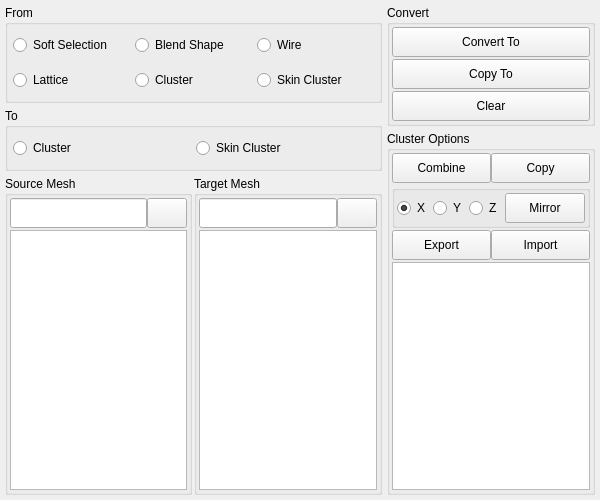
<?xml version="1.0" encoding="UTF-8"?>
<ui version="4.0">
 <class>deformer_manager_window</class>
 <widget class="QMainWindow" name="deformer_manager_window">
  <property name="geometry">
   <rect>
    <x>0</x>
    <y>0</y>
    <width>600</width>
    <height>500</height>
   </rect>
  </property>
  <property name="minimumSize">
   <size>
    <width>600</width>
    <height>500</height>
   </size>
  </property>
  <property name="windowTitle">
   <string notr="true">Deformer Weight Manager</string>
  </property>
  <property name="styleSheet">
   <string notr="true">font: 75 10pt &quot;Arial&quot;;</string>
  </property>
  <widget class="QWidget" name="central_widget">
   <layout class="QHBoxLayout" name="central_widget_horizontal_layout">
    <property name="spacing">
     <number>5</number>
    </property>
    <property name="margin">
     <number>5</number>
    </property>
    <item>
     <layout class="QVBoxLayout" name="from_to_mesh_vertical_layout">
      <property name="spacing">
       <number>5</number>
      </property>
      <item>
       <widget class="QGroupBox" name="from_group">
        <property name="title">
         <string>From</string>
        </property>
        <layout class="QVBoxLayout" name="from_group_vertical_layout">
         <property name="spacing">
          <number>5</number>
         </property>
         <property name="margin">
          <number>5</number>
         </property>
         <item>
          <layout class="QHBoxLayout" name="from_horizontal_a_layout">
           <item>
            <widget class="QRadioButton" name="soft_radio">
             <property name="minimumSize">
              <size>
               <width>130</width>
               <height>30</height>
              </size>
             </property>
             <property name="text">
              <string>Soft Selection</string>
             </property>
             <property name="icon">
              <iconset>
               <normaloff>../icon/softMod.png</normaloff>../icon/softMod.png</iconset>
             </property>
            </widget>
           </item>
           <item>
            <widget class="QRadioButton" name="blend_radio">
             <property name="minimumSize">
              <size>
               <width>130</width>
               <height>30</height>
              </size>
             </property>
             <property name="text">
              <string>Blend Shape</string>
             </property>
             <property name="icon">
              <iconset>
               <normaloff>../icon/blendShape.png</normaloff>../icon/blendShape.png</iconset>
             </property>
            </widget>
           </item>
           <item>
            <widget class="QRadioButton" name="wire_radio">
             <property name="minimumSize">
              <size>
               <width>130</width>
               <height>30</height>
              </size>
             </property>
             <property name="text">
              <string>Wire</string>
             </property>
             <property name="icon">
              <iconset>
               <normaloff>../icon/wire.png</normaloff>../icon/wire.png</iconset>
             </property>
            </widget>
           </item>
          </layout>
         </item>
         <item>
          <layout class="QHBoxLayout" name="from_horizontal_b_layout">
           <item>
            <widget class="QRadioButton" name="lattice_radio">
             <property name="minimumSize">
              <size>
               <width>130</width>
               <height>30</height>
              </size>
             </property>
             <property name="text">
              <string>Lattice</string>
             </property>
             <property name="icon">
              <iconset>
               <normaloff>../icon/lattice.png</normaloff>../icon/lattice.png</iconset>
             </property>
            </widget>
           </item>
           <item>
            <widget class="QRadioButton" name="cluster_radio">
             <property name="minimumSize">
              <size>
               <width>130</width>
               <height>30</height>
              </size>
             </property>
             <property name="text">
              <string>Cluster</string>
             </property>
             <property name="icon">
              <iconset>
               <normaloff>../icon/cluster.png</normaloff>../icon/cluster.png</iconset>
             </property>
            </widget>
           </item>
           <item>
            <widget class="QRadioButton" name="skin_radio">
             <property name="minimumSize">
              <size>
               <width>130</width>
               <height>30</height>
              </size>
             </property>
             <property name="text">
              <string>Skin Cluster</string>
             </property>
             <property name="icon">
              <iconset>
               <normaloff>../icon/skinCluster.png</normaloff>../icon/skinCluster.png</iconset>
             </property>
            </widget>
           </item>
          </layout>
         </item>
        </layout>
       </widget>
      </item>
      <item>
       <widget class="QGroupBox" name="to_group">
        <property name="title">
         <string>To</string>
        </property>
        <layout class="QHBoxLayout" name="to_group_horizontal_layout">
         <property name="spacing">
          <number>5</number>
         </property>
         <property name="margin">
          <number>5</number>
         </property>
         <item>
          <widget class="QRadioButton" name="to_cluster_radio">
           <property name="minimumSize">
            <size>
             <width>0</width>
             <height>30</height>
            </size>
           </property>
           <property name="text">
            <string>Cluster</string>
           </property>
           <property name="icon">
            <iconset>
             <normaloff>../icon/cluster.png</normaloff>../icon/cluster.png</iconset>
           </property>
          </widget>
         </item>
         <item>
          <widget class="QRadioButton" name="to_skin_radio">
           <property name="minimumSize">
            <size>
             <width>0</width>
             <height>30</height>
            </size>
           </property>
           <property name="text">
            <string>Skin Cluster</string>
           </property>
           <property name="icon">
            <iconset>
             <normaloff>../icon/skinCluster.png</normaloff>../icon/skinCluster.png</iconset>
           </property>
          </widget>
         </item>
        </layout>
       </widget>
      </item>
      <item>
       <layout class="QHBoxLayout" name="source_target_horizontal_layout">
        <property name="spacing">
         <number>2</number>
        </property>
        <item>
         <widget class="QGroupBox" name="source_group">
          <property name="title">
           <string>Source Mesh</string>
          </property>
          <layout class="QVBoxLayout" name="source_group_vertical_layout">
           <property name="spacing">
            <number>2</number>
           </property>
           <property name="margin">
            <number>2</number>
           </property>
           <item>
            <layout class="QHBoxLayout" name="source_horizontal_layout">
             <property name="spacing">
              <number>0</number>
             </property>
             <item>
              <widget class="QLineEdit" name="source_line">
               <property name="minimumSize">
                <size>
                 <width>0</width>
                 <height>30</height>
                </size>
               </property>
              </widget>
             </item>
             <item>
              <widget class="QPushButton" name="source_button">
               <property name="minimumSize">
                <size>
                 <width>30</width>
                 <height>30</height>
                </size>
               </property>
               <property name="text">
                <string/>
               </property>
               <property name="icon">
                <iconset>
                 <normaloff>../icon/load.png</normaloff>../icon/load.png</iconset>
               </property>
              </widget>
             </item>
            </layout>
           </item>
           <item>
            <widget class="QListWidget" name="source_list"/>
           </item>
          </layout>
         </widget>
        </item>
        <item>
         <widget class="QGroupBox" name="target_group">
          <property name="title">
           <string>Target Mesh</string>
          </property>
          <layout class="QVBoxLayout" name="target_group_vertical_layout">
           <property name="spacing">
            <number>2</number>
           </property>
           <property name="margin">
            <number>2</number>
           </property>
           <item>
            <layout class="QHBoxLayout" name="target_horizontal_layout">
             <property name="spacing">
              <number>0</number>
             </property>
             <item>
              <widget class="QLineEdit" name="target_line">
               <property name="minimumSize">
                <size>
                 <width>0</width>
                 <height>30</height>
                </size>
               </property>
              </widget>
             </item>
             <item>
              <widget class="QPushButton" name="target_button">
               <property name="minimumSize">
                <size>
                 <width>30</width>
                 <height>30</height>
                </size>
               </property>
               <property name="text">
                <string/>
               </property>
               <property name="icon">
                <iconset>
                 <normaloff>../icon/load.png</normaloff>../icon/load.png</iconset>
               </property>
              </widget>
             </item>
            </layout>
           </item>
           <item>
            <widget class="QListWidget" name="target_list"/>
           </item>
          </layout>
         </widget>
        </item>
       </layout>
      </item>
     </layout>
    </item>
    <item>
     <layout class="QVBoxLayout" name="convert_cluster_vertical_layout">
      <property name="spacing">
       <number>5</number>
      </property>
      <item>
       <widget class="QGroupBox" name="convert_group">
        <property name="title">
         <string>Convert</string>
        </property>
        <layout class="QVBoxLayout" name="convert_group_vertical_layout">
         <property name="spacing">
          <number>2</number>
         </property>
         <property name="margin">
          <number>2</number>
         </property>
         <item>
          <widget class="QPushButton" name="convert_to_button">
           <property name="minimumSize">
            <size>
             <width>180</width>
             <height>30</height>
            </size>
           </property>
           <property name="text">
            <string>Convert To</string>
           </property>
           <property name="icon">
            <iconset>
             <normaloff>../icon/convert_to.png</normaloff>../icon/convert_to.png</iconset>
           </property>
          </widget>
         </item>
         <item>
          <widget class="QPushButton" name="copy_to_button">
           <property name="minimumSize">
            <size>
             <width>180</width>
             <height>30</height>
            </size>
           </property>
           <property name="text">
            <string>Copy To</string>
           </property>
           <property name="icon">
            <iconset>
             <normaloff>../icon/copy_to.png</normaloff>../icon/copy_to.png</iconset>
           </property>
          </widget>
         </item>
         <item>
          <widget class="QPushButton" name="clear_button">
           <property name="minimumSize">
            <size>
             <width>180</width>
             <height>30</height>
            </size>
           </property>
           <property name="text">
            <string>Clear</string>
           </property>
           <property name="icon">
            <iconset>
             <normaloff>../icon/clear.png</normaloff>../icon/clear.png</iconset>
           </property>
          </widget>
         </item>
        </layout>
       </widget>
      </item>
      <item>
       <widget class="QGroupBox" name="cluster_group">
        <property name="title">
         <string>Cluster Options</string>
        </property>
        <layout class="QVBoxLayout" name="cluster_group_vertical_layout">
         <property name="spacing">
          <number>2</number>
         </property>
         <property name="margin">
          <number>2</number>
         </property>
         <item>
          <layout class="QHBoxLayout" name="combine_copy_horizontal_layout">
           <property name="spacing">
            <number>0</number>
           </property>
           <item>
            <widget class="QPushButton" name="combine_button">
             <property name="minimumSize">
              <size>
               <width>92</width>
               <height>30</height>
              </size>
             </property>
             <property name="text">
              <string>Combine</string>
             </property>
             <property name="icon">
              <iconset>
               <normaloff>../icon/combine.png</normaloff>../icon/combine.png</iconset>
             </property>
            </widget>
           </item>
           <item>
            <widget class="QPushButton" name="copy_button">
             <property name="minimumSize">
              <size>
               <width>92</width>
               <height>30</height>
              </size>
             </property>
             <property name="text">
              <string>Copy</string>
             </property>
             <property name="icon">
              <iconset>
               <normaloff>../icon/copy.png</normaloff>../icon/copy.png</iconset>
             </property>
            </widget>
           </item>
          </layout>
         </item>
         <item>
          <widget class="QGroupBox" name="mirror_group">
           <property name="title">
            <string/>
           </property>
           <layout class="QHBoxLayout" name="mirror_group_horizontal_layout">
            <property name="margin">
             <number>2</number>
            </property>
            <item>
             <widget class="QRadioButton" name="x_radio">
              <property name="minimumSize">
               <size>
                <width>30</width>
                <height>30</height>
               </size>
              </property>
              <property name="text">
               <string>X</string>
              </property>
              <property name="checked">
               <bool>true</bool>
              </property>
             </widget>
            </item>
            <item>
             <widget class="QRadioButton" name="y_radio">
              <property name="minimumSize">
               <size>
                <width>30</width>
                <height>30</height>
               </size>
              </property>
              <property name="text">
               <string>Y</string>
              </property>
             </widget>
            </item>
            <item>
             <widget class="QRadioButton" name="z_radio">
              <property name="minimumSize">
               <size>
                <width>30</width>
                <height>30</height>
               </size>
              </property>
              <property name="text">
               <string>Z</string>
              </property>
             </widget>
            </item>
            <item>
             <widget class="QPushButton" name="mirror_button">
              <property name="minimumSize">
               <size>
                <width>0</width>
                <height>30</height>
               </size>
              </property>
              <property name="text">
               <string>Mirror</string>
              </property>
              <property name="icon">
               <iconset>
                <normaloff>../icon/mirror.png</normaloff>../icon/mirror.png</iconset>
              </property>
             </widget>
            </item>
           </layout>
          </widget>
         </item>
         <item>
          <layout class="QHBoxLayout" name="import_export_horizontal_layout">
           <property name="spacing">
            <number>0</number>
           </property>
           <item>
            <widget class="QPushButton" name="export_button">
             <property name="minimumSize">
              <size>
               <width>0</width>
               <height>30</height>
              </size>
             </property>
             <property name="text">
              <string>Export</string>
             </property>
             <property name="icon">
              <iconset>
               <normaloff>../icon/export.png</normaloff>../icon/export.png</iconset>
             </property>
            </widget>
           </item>
           <item>
            <widget class="QPushButton" name="import_button">
             <property name="minimumSize">
              <size>
               <width>0</width>
               <height>30</height>
              </size>
             </property>
             <property name="text">
              <string>Import</string>
             </property>
             <property name="icon">
              <iconset>
               <normaloff>../icon/import.png</normaloff>../icon/import.png</iconset>
             </property>
            </widget>
           </item>
          </layout>
         </item>
         <item>
          <widget class="QListWidget" name="export_import_list"/>
         </item>
        </layout>
       </widget>
      </item>
     </layout>
    </item>
   </layout>
  </widget>
 </widget>
 <resources/>
 <connections/>
</ui>
